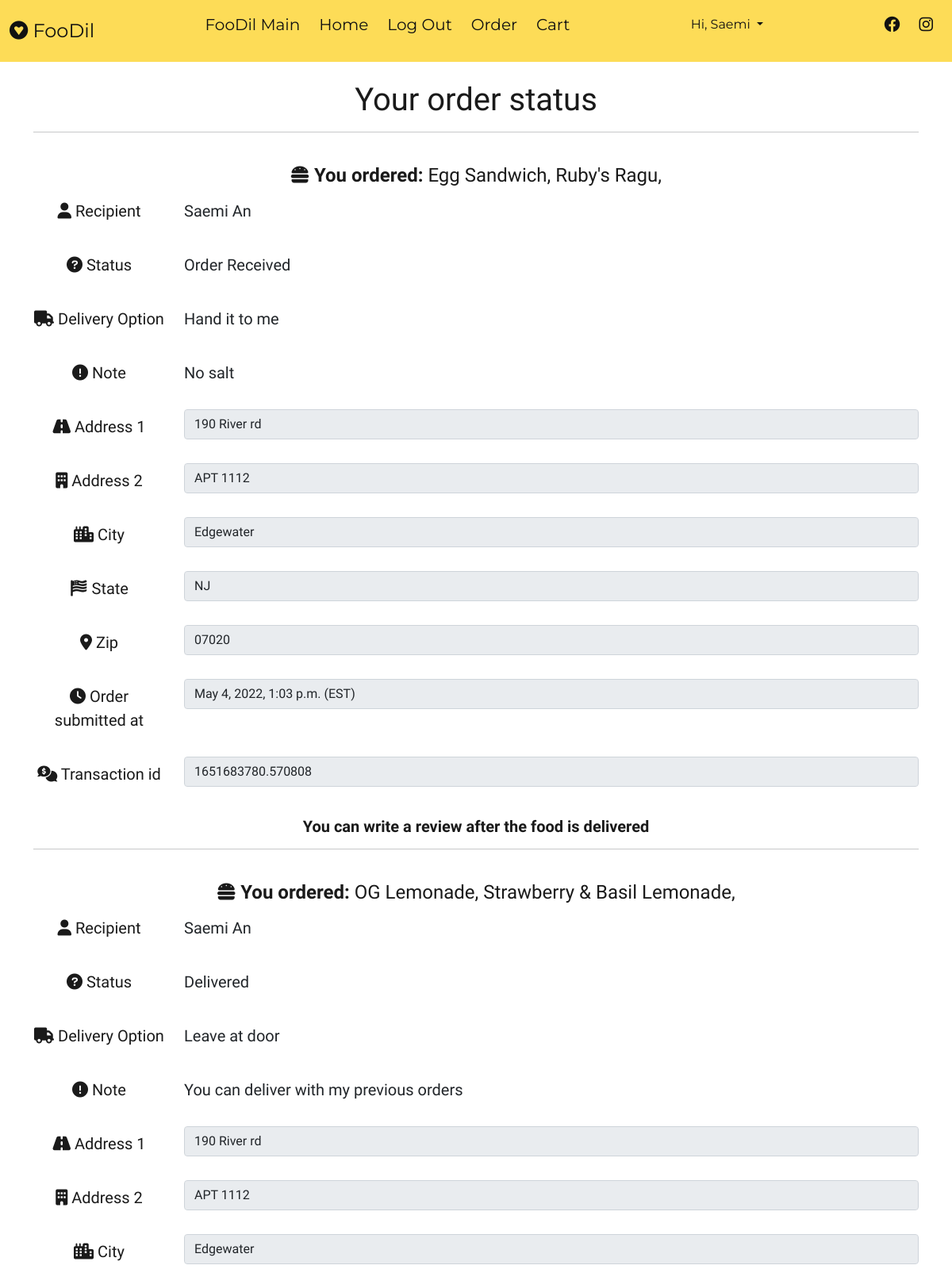
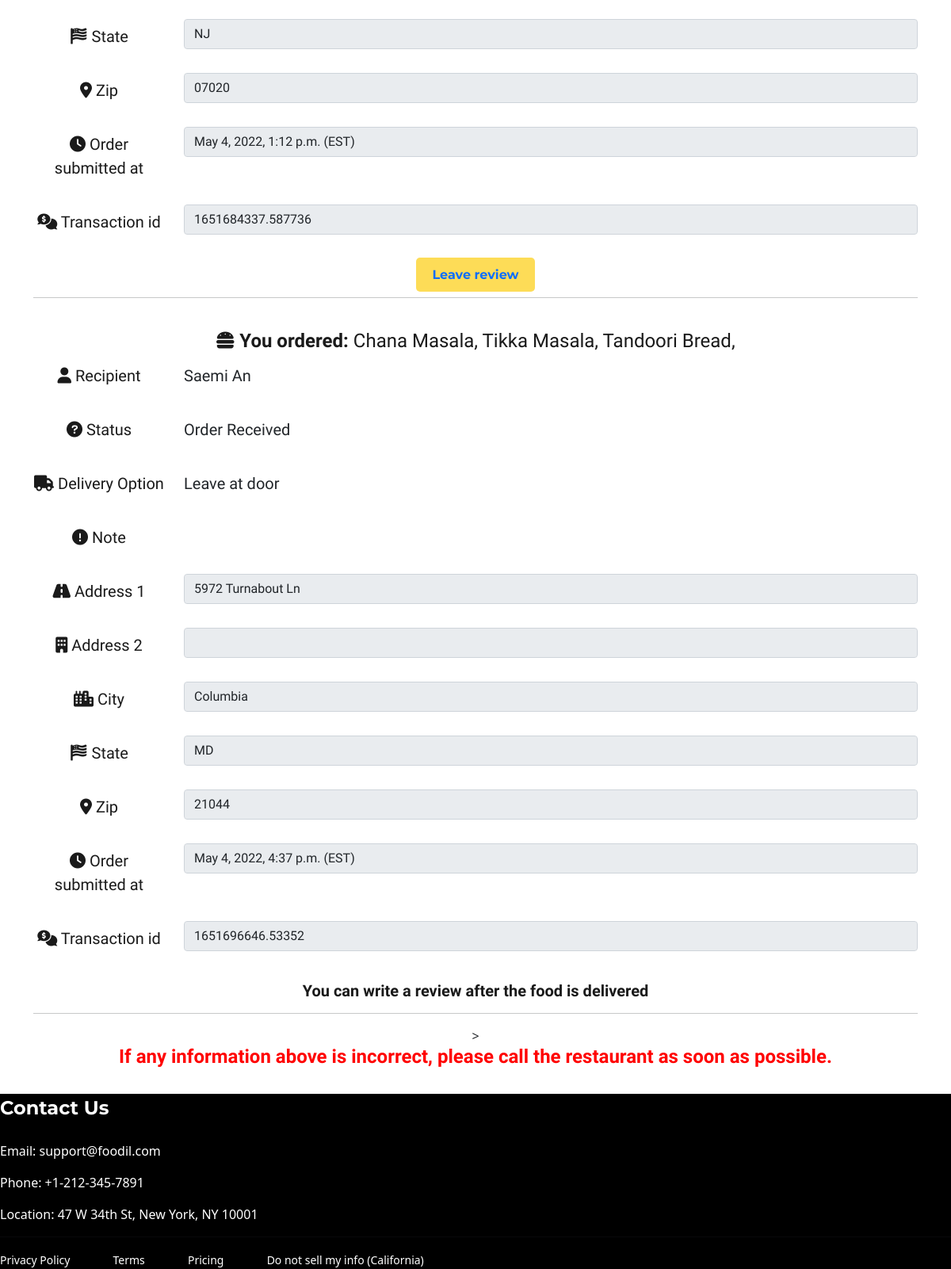
Page /customer/status/ (signed in) on the committed database (2 pictures, top to bottom).
### customer/models.py (models this page shows, shortened)
class DeliveryAddress(models.Model):
    username = models.ForeignKey(Customer_Account, on_delete=models.SET_NULL, null=True)
    order = models.ForeignKey(Order, on_delete=models.SET_NULL, blank=True, null=True)
    address_1 = models.CharField(max_length=200)
    address_2 = models.CharField(max_length=100)
    city = models.CharField(max_length=100)
    state = models.CharField(
        max_length=50,
        choices=[('', 'Choose state'),('AL', 'Alabama'),('AK', 'Alaska'),('AZ', 'Arizona'),('AR', 'Arkansas'),('CA', 'California'),('CO', 'Colorado'),('CT', 'Conneticut'),('DE', 'Delaware'),('DC', 'Dist. of Columbia'),('FL', 'Florida'),('GA', 'Georgia'),('GU', 'Guam'),('HI', 'Hawaii'),('ID', 'Idaho'),('IL', 'Illinois'),('IN', 'Indiana'),('IA', 'Iowa'),('KS', 'Kansas'),('KY', 'Kentucky'),('LA', 'Louisiana'),('ME', 'Maine'),('MD', 'Maryland'),('MA', 'Massachusetts'),('MI', 'Michigan'),('MIN', 'Minnesota'),('MS', 'Mississippi'),('MO', 'Missouri'),('MT', 'Montana'),('NE', 'Nebraska'),('NV', 'Nervada'),('NH', 'New Hampshire'),('NJ', 'New Jersey'),('NM', 'New Mexico'),('NY', 'New York'),('NC', 'North Carolina'),('ND', 'North Dakota'),('OH', 'Ohio'),('OK', 'Oklahoma'),('OR', 'Oregon'),('PA', 'Pennsylvania'),('RI', 'Rhode Island'),('SC', 'South Carolina'),('SD', 'South Dakota'),('TN', 'Tennessee'),('TX', 'Texas'),('UT', 'Utha'),('VT', 'Vermont'),('VA', 'Virginia'),('WA', 'Washington'),('WV', 'West Virginia'),('WI', 'Wisconsin'),('WY', 'Wyoming')])
    zip_code = models.CharField(max_length=20)
    delivery_option = models.CharField(max_length=30, choices=[('Leave at door', 'Leave at door'), ('Hand it to me', 'Hand it to me')], default='Leave at door')
    addedDate = models.DateTimeField(auto_now_add=True)
    note = models.CharField(max_length=255, default=None, null=True, blank=True)
    status = models.CharField(max_length=30, choices=[('current status', 'current status'), ('Order Received', 'Order Received'), ('Preparing', 'Preparing'), ('Picked up', 'Picked up'), ('Delivered', 'Delivered')], default="current status")
    restaurantID = models.CharField(max_length=10, null=True, blank=True, default=0)
    transaction_id = models.CharField(max_length=200, null=True, blank=True)

class OrderItem(models.Model):
    restaurantID = models.ForeignKey(Restaurant_Account, on_delete=models.SET_NULL, null=True)
    item = models.ForeignKey(Menu, on_delete=models.SET_NULL, blank=True, null=True)
    order = models.ForeignKey(Order, on_delete=models.SET_NULL, blank=True, null=True)
    quantity = models.IntegerField(default=0, null=True, blank=True)
    addedDate = models.DateTimeField(auto_now_add=True)
    isPaid = models.BooleanField(default=False, null=True, blank=True)
    transaction_id = models.CharField(max_length=200, null=True, blank=True)

### restaurant/models.py (models this page shows)
class Menu(models.Model):
    restaurantID = models.ForeignKey(Restaurant_Account, on_delete=models.CASCADE, default=None, null=True)
    item = models.CharField(max_length=100)
    itemImage = models.ImageField(upload_to='images/', blank=True)
    price = models.DecimalField(max_digits=6, decimal_places=2)
    category = models.CharField(
        max_length=20,
        choices=CHOICES)
    def __str__(self):
        return self.item

### customer/decorators.py (the view)
        def wrapper_func(request, *args, **kwargs):
            group = None
            if request.user.groups.exists():
                group = request.user.groups.all()[0].name
            if group in allowed_roles:
                return view_func(request, *args, **kwargs)
            else:
                return HttpResponse('You are not authorized to view this page. You need to login as a customer. To sign up or login, please logout first.')

### customer/views.py (called while the page is built)
@login_required(login_url='login')
@allowed_users(allowed_roles=['admin', 'customer'])
def Status(request):
    customer = Customer_Account.objects.get(user=request.user.id)
    info = DeliveryAddress.objects.filter(username=customer)
    items = OrderItem.objects.filter(order__username=customer)
    context = {'info': info, 'items': items, }
    return render(request, 'customer/status.html', context)

### templates/customer/status.html (shortened to what this page needs)
{% extends 'customer/base.html' %}
{% load static %}
{% block content %}
<br>
<center class="container">
    <h1>Your order status </h1>
    <hr>
    {% if not info %}
    <h1>Hmm...</h1>
    <br>
    <img src="{% static 'customer/images/dishes.gif' %}" />
    <br><br>
    <h3>Looks like you have not ordered anything.</h3> <br>
    <h5>Click <a href="{% url 'cart' %}">here</a> if you've already added items.</h5> <br>
    <h5>Otherwise, click <a href="{% url 'order' %}">here</a> to explore nearby restaurant!</h5>
    {% else %}
    <form id="form">
        {% for x in info %}
        <br>
        <h4>
            <section>
                <i class="fa-solid fa-burger"></i> <strong>You ordered: </strong>
                {% for item in items %}
                {% if item.transaction_id == x.transaction_id %}
                {{item.item}},
                {% endif %}
                {% endfor %}
            </section>
        </h4>
        <h5>
            <div class="form-group row">
                <label for="customer" class="col-sm-2 col-form-label">
                    <i class="fa-solid fa-user"></i> Recipient
                </label>
                <div class="col-sm-10">
                    <input type="text" readonly class="form-control-plaintext"
                        value="{{request.user.first_name}} {{request.user.last_name}}">
                </div>
            </div>
            <br>
            <div class="form-group row">
                <label for="status" class="col-sm-2 col-form-label">
                    <i class="fa-solid fa-circle-question"></i> Status
                </label>
                <div class="col-sm-10">
                    <input type="text" id=status readonly class="form-control-plaintext" value="{{x.status}}">
                </div>
            </div>
            <br>
            <div class="form-group row">
                <label for="delivery_option" class="col-sm-2 col-form-label">
                    <i class="fa-solid fa-truck"></i> Delivery Option
                </label>
                <div class="col-sm-10">
                    <input type="text" readonly class="form-control-plaintext" value="{{x.delivery_option}}">
                </div>
            </div>
            <br>
            <div class="form-group row">
                <label for="note" class="col-sm-2 col-form-label">
                    <i class="fa-solid fa-circle-exclamation"></i> Note
                </label>
                <div class="col-sm-10">
                    <input type="text" readonly class="form-control-plaintext" value="{{x.note}}">
                </div>
            </div>
            <br>
            <div class="form-group row">
                <label for="address_1" class="col-sm-2 col-form-label">
                    <i class="fa-solid fa-road"></i> Address 1
                </label>
                <div class="col-sm-10">
                    <input type="text" readonly class="form-control" value="{{x.address_1}}">
                </div>
            </div>
            <br>
            <div class="form-group row">
                <label for="address_2" class="col-sm-2 col-form-label">
                    <i class="fa-solid fa-building"></i> Address 2
                </label>
                <div class="col-sm-10">
                    <input type="text" readonly class="form-control" value="{{x.address_2}}">
                </div>
            </div>
            <br>
            <div class="form-group row">
                <label for="city" class="col-sm-2 col-form-label">
                    <i class="fa-solid fa-city"></i> City
                </label>
                <div class="col-sm-10">
                    <input type="text" readonly class="form-control" value="{{x.city}}">
                </div>
            </div>
            <br>
            <div class="form-group row">
                <label for="state" class="col-sm-2 col-form-label">
                    <i class="fa-solid fa-flag-usa"></i> State
                </label>
                <div class="col-sm-10">
                    <input type="text" readonly class="form-control" value="{{x.state}}">
                </div>
            </div>
            <br>
            <div class="form-group row">
                <label for="zip" class="col-sm-2 col-form-label">
                    <i class="fa-solid fa-location-dot"></i> Zip
                </label>
                <div class="col-sm-10">
                    <input type="text" readonly class="form-control" value="{{x.zip_code}}">
                </div>
            </div>
            <br>
            <div class="form-group row">
                <label for="time" class="col-sm-2 col-form-label">
                    <i class="fa-solid fa-clock"></i> Order submitted at
                </label>
                <div class="col-sm-10">
                    <input type="text" readonly class="form-control" value="{{x.addedDate}} (EST)">
                </div>
            </div>
            <br>
            <div class="form-group row">
                <label for="tid" class="col-sm-2 col-form-label">
                    <i class="fa-solid fa-comments-dollar"></i> Transaction id
                </label>
                <div class="col-sm-10">
                    <input type="text" readonly class="form-control" value="{{x.transaction_id}}">
                </div>
            </div>
        </h5>
        <br>
        {% if x.status == 'Delivered' %}
        <a class="myBtn" href="{% url 'review' %}" style="text-decoration: none;">Leave review</a>
        {% else %}
        <h5><strong>You can write a review after the food is delivered</strong></h5>
        {% endif %}
        <hr>
        {% endfor %}
    </form>>
    <h4 style="color: red"><strong>If any information above is incorrect, please call the restaurant as soon as
            possible.</strong></h4>
    {% endif %}
    <br>
</center>
{% endblock %}

### templates/customer/base.html (shortened to what this page needs)
{% load static %}
<!DOCTYPE html>
<html lang="en">
<head>
    <link rel="stylesheet" href="{% static 'customer/css/style.css' %}?after">
    <link href="https://cdn.jsdelivr.net/npm/bootstrap@5.1.3/dist/css/bootstrap.min.css" rel="stylesheet"
>
    <link rel="stylesheet" href="https://cdnjs.cloudflare.com/ajax/libs/font-awesome/6.0.0/css/all.min.css"
 />
</head>
<body>
    <div class="culmn">
        <nav class="main_navbar">
            <div class="navbar__logo">
                <i class="fa-brands fa-gratipay"></i>
                <a href="{% url 'index' %}">FooDil</a>
            </div>
            <ul class="navbar__menu">
                <li><a href="{% url 'main' %}">FooDil Main</a></li>
                {% if user.is_authenticated %}
                <li><a href="{% url 'index' %}">Home</a></li>
                <li><a href="{% url 'logout' %}">Log Out</a></li>
                {% else %}
                <li><a href="{% url 'login' %}">Login</a></li>
                {% endif %}
                <li><a href="{% url 'order' %}">Order</a></li>
                <li><a href="{% url 'cart' %}">Cart</a></li>
            </ul>
            {% if user.is_authenticated %}
            <ul class="navbar__hello">
                <li id="hello-msg">
                    <div class="dropdown show">
                        <a class="btn myDropdown dropdown-toggle" href="#" role="button" id="dropdownMenuLink"
                            data-toggle="dropdown" aria-haspopup="true" aria-expanded="false"
                            style="box-shadow:none; outline:none;">
                            Hi, {{ request.user.first_name }}
                        </a>
                    </div>
                </li>
            </ul>
            {% endif %}
            <ul class="navbar__links">
                <li><a href="http://facebook.com"><i class="fa-brands fa-facebook"></i></a></li>
                <li><a href="http://instagram.com"><i class="fa-brands fa-instagram"></i></a></li>
            </ul>
        </nav>
        {% block content %}
        {% endblock %}
    </div>
    {% include 'customer/footer.html' %}
</body>
</html>

### customer/static/customer/css/style.css (style rules this page uses)
html, body { font-size: 16px; color: #797979; width: 100%; padding: 0; margin-left: 0; margin-right: 0; font-weight: 400; width: 100%; font-family: 'Raleway', sans-serif; }
h1, h2, h3, h4, h5, h6 { margin: 0; font-family: 'Raleway', sans-serif; color: #1a1a1a; margin-bottom: 10px; }
h1 { font-size: 3rem; line-height: 4rem; }
h4 { font-size: 1.6rem; line-height: 2.2rem; }
h5 { font-size: 1.125rem; line-height: 1.575rem }
.culmn { width: 100%; overflow: hidden; }
.main_navbar { display: flex; justify-content: space-between; align-items: center; background-color: #fddc57; padding: 8px 12px; font-family: 'Montserrat', sans-serif; }
.main_navbar a { text-decoration: none; color: #111; }
.navbar__logo { font-size: 24px; color: #111; }
.navbar__menu { font-size: 20px; display: flex; list-style: none; padding-left: 0; }
.navbar__hello { font-size: 20px; display: flex; list-style: none; padding-left: 0; }
.navbar__links { font-size: 20px; list-style: none; color: #111; display: flex; padding-left: 0; }
.navbar__links li { padding: 8px 12px; }
.navbar__menu li { padding: 8px 12px; }
.myBtn, .myDropdown { padding: 12px 20px; border-radius: 5px; border-style: none; font-family: 'Montserrat', sans-serif; background-color: #fddc57; font-weight: bold; }

### rows in the picture
DeliveryAddress: status "Order Received", delivery_option "Hand it to me", note "No salt", address_1 "190 River rd", address_2 "APT 1112", city "Edgewater", state "NJ", zip_code "07020", addedDate "May 4, 2022, 1:03 p.m. (EST)", transaction_id "1651683780.570808", shows "You can write a review after the food is delivered"
OrderItem: item "Egg Sandwich"
OrderItem: item "Ruby's Ragu"
DeliveryAddress: status "Delivered", delivery_option "Leave at door", note "You can deliver with my previous orders", address_1 "190 River rd", address_2 "APT 1112", city "Edgewater", state "NJ", zip_code "07020", addedDate "May 4, 2022, 1:12 p.m. (EST)", transaction_id "1651684337.587736", shows "Leave review"
OrderItem: item "OG Lemonade"
OrderItem: item "Strawberry & Basil Lemonade"
DeliveryAddress: status "Order Received", delivery_option "Leave at door", address_1 "5972 Turnabout Ln", city "Columbia", state "MD", zip_code "21044", addedDate "May 4, 2022, 4:37 p.m. (EST)", transaction_id "1651696646.53352", shows "You can write a review after the food is delivered"
OrderItem: item "Chana Masala"
OrderItem: item "Tikka Masala"
OrderItem: item "Tandoori Bread"

### other values in the picture
{{ request.user.first_name }} "Saemi"
